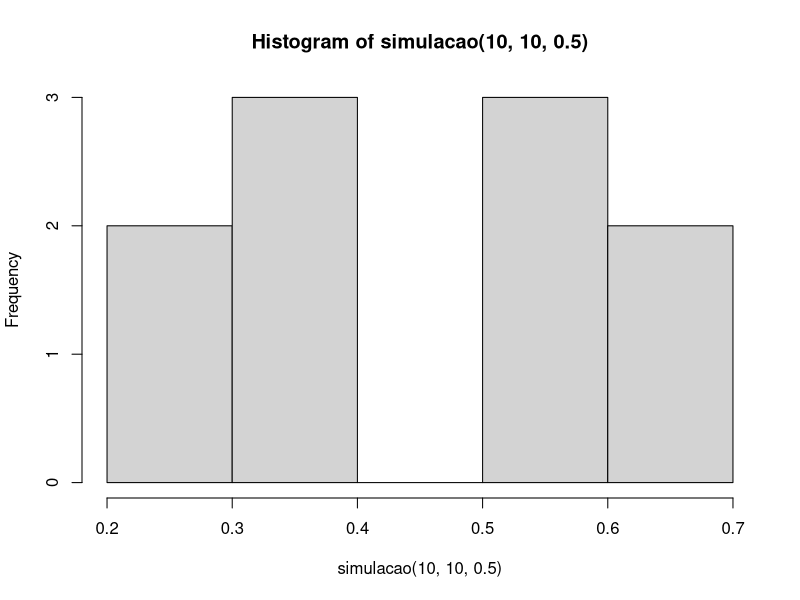
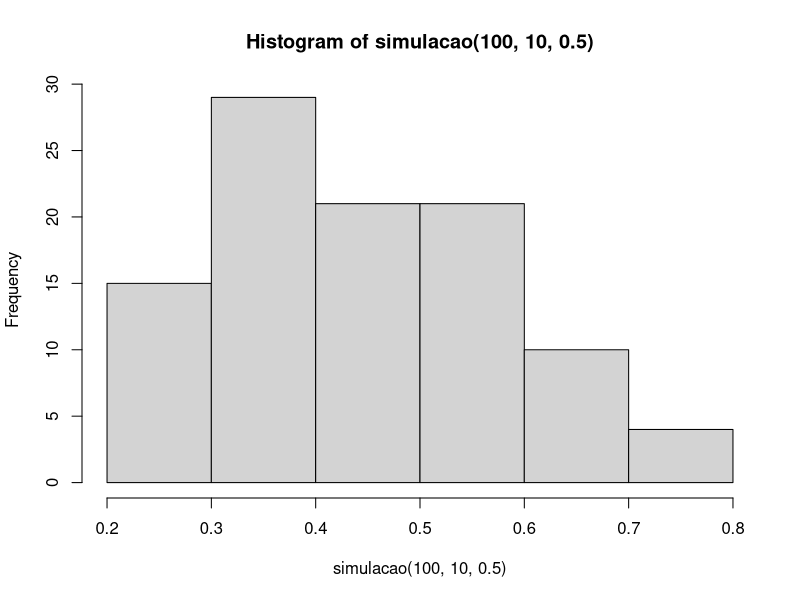
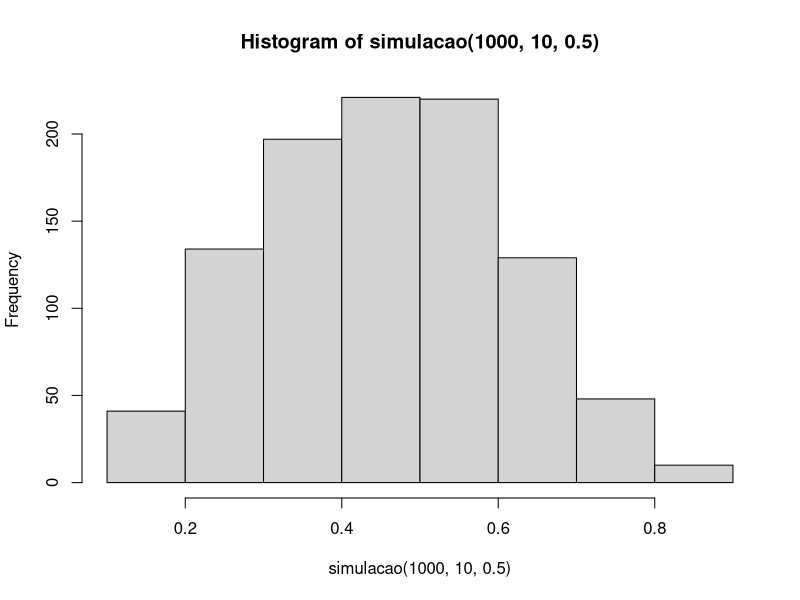

Recreate these plots in R, in order.
moeda <- function(p){
  y=c()
  x <- runif(1)
  if(p>x){
    y = 1
  }else{
    y = 0
  }
  return(y)
}
moeda(0.5)

moedas <- function(n,p){
  z=c()
  for(i in 1:n){
  x <- runif(1)
  if(p>x){
    z[i]=1
  }else{
    z[i]=0
  }
  }
  return(z)
}
moedas(5,0.5)

proporcao <- function(resultados)
{
  x <- table(resultados)
  x <- x[names(x)==1]/length(resultados)
  return(x)
}
proporcao(c(1,1,1,0,1,0,0,1,0,1))

simulacao <- function(k,n,p){
  y=c()
  for(i in 1:k){
  x <- moedas(n,p)
  y[i] <- proporcao(x)
  }
  return(y)
}
simulacao(5,10,0.5)

hist(simulacao(10,10,0.5))
hist(simulacao(100,10,0.5))
hist(simulacao(1000,10,0.5))

